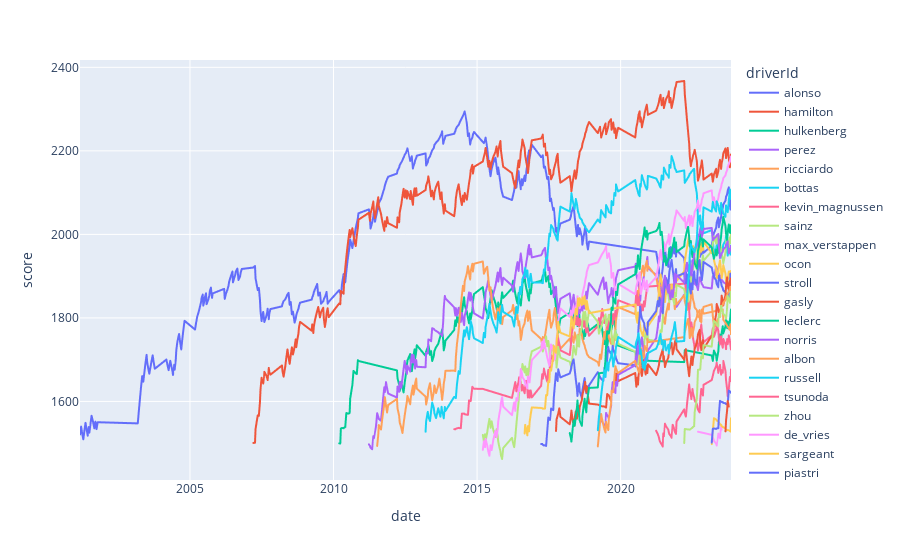

Here is the notebook cell this chart was saved with:
### Code cell
sub_df = res_df[res_df["driverId"].isin(drivers_2023)].sort_values(["year", "round"])
px.line(sub_df, x="date", y="score", color="driverId")
